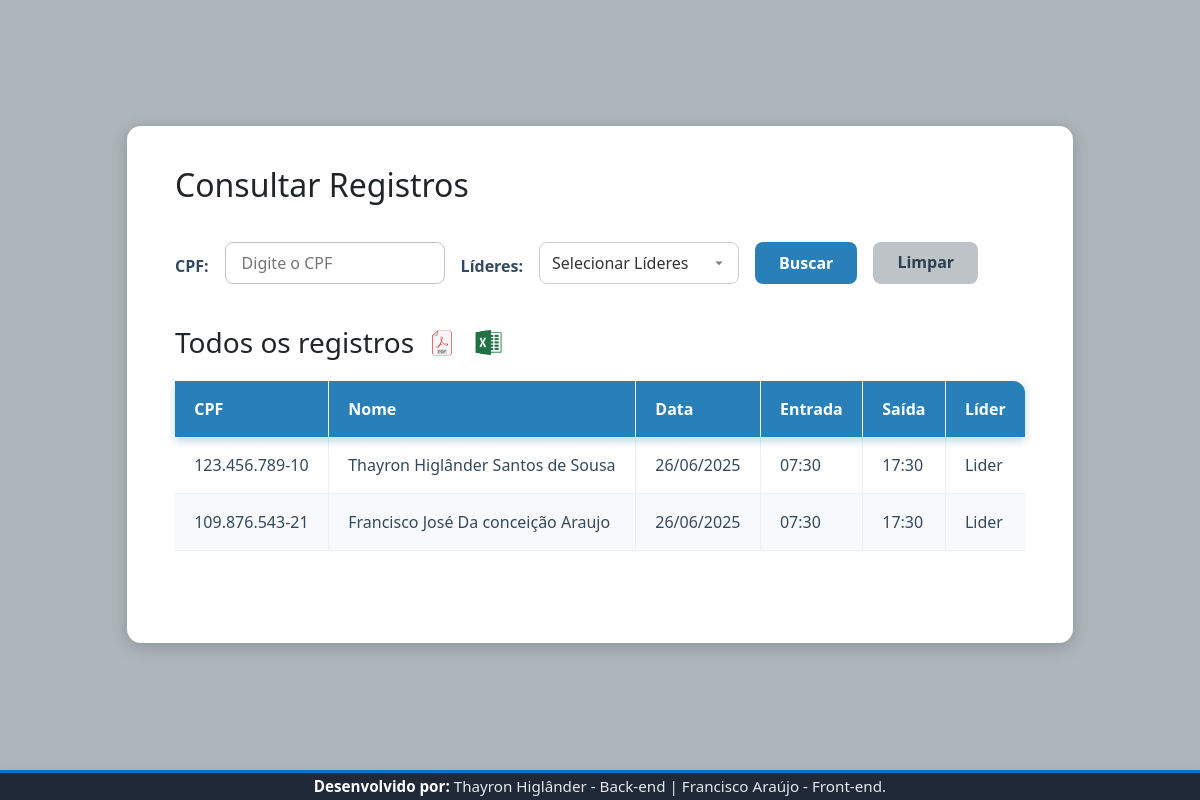
Screenshot of /listar/ (signed in) with the database file from the repository.
### ponto/models.py (models this page shows, shortened)
class RegistroPonto(models.Model):
    colaborador = models.ForeignKey(
        Colaborador,
        on_delete=models.CASCADE,
        related_name='registros'
    )
    data = models.DateField()
    entrada = models.DateTimeField(null=True, blank=True)
    saida = models.DateTimeField(null=True, blank=True)
    lider_nome = models.CharField(
        max_length=100,
        blank=True,
        help_text='Nome do líder no momento do registro (congelado para histórico)'
    )
    class Meta:
        unique_together = ('colaborador', 'data')
        verbose_name = "Registro de Ponto"
        verbose_name_plural = "Registros de Ponto"

class Colaborador(models.Model):
    cpf = models.CharField(max_length=11, unique=True)
    nome = models.CharField(max_length=100, blank=True)
    lider = models.ForeignKey(
        Lider,
        null=True,
        blank=True,
        on_delete=models.SET_NULL,
        related_name='colaboradores'
    )

### ponto/views.py (the view)
# urls.py: path('listar/', views.listar_pontos, name='listar_pontos'),
@login_required
def listar_pontos(request):
    if not is_gerente(request.user):
        messages.error(request, 'Acesso restrito. Apenas gerentes podem acessar esta página.')
        return redirect('registrar_ponto')
    cpf = request.GET.get('cpf', '').strip()
    cpf_limpo = cpf.replace('.', '').replace('-', '')
    lider_id = request.GET.get('lider', '').strip()
    registros = RegistroPonto.objects.select_related('colaborador').all()
    if cpf_limpo and len(cpf_limpo) == 11 and cpf_limpo.isdigit():
        registros = registros.filter(colaborador__cpf=cpf_limpo)
    if lider_id:
        registros = registros.filter(colaborador__lider_id=lider_id)
    registros = registros.order_by('-data', '-entrada')
    paginator = Paginator(registros, 8)
    page_number = request.GET.get('page')
    page_obj = paginator.get_page(page_number)
    lideres = Lider.objects.all()
    return render(request, 'ponto/listar_pontos.html', {
        'registros': page_obj.object_list,
        'cpf': cpf,
        'lider': lider_id,
        'page_obj': page_obj,
        'lideres': lideres,
    })

### ponto/views.py (called while the page is built)
def is_gerente(user):
    return user.nivel == 'gerente'

### ponto/templates/ponto/listar_pontos.html (shortened to what this page needs)
{% extends "base.html" %}
{% load static %}
{% block content %}
<div class="gerente-container">
  <h2>Consultar Registros</h2>
<form method="get" autocomplete="off">
  <label for="cpf">CPF:</label>
  <input
    type="text"
    name="cpf"
    id="cpf"
    value="{{ cpf|default:'' }}"
    placeholder="Digite o CPF"
    maxlength="14"
    pattern="(\d{11}|(\d{3}\.\d{3}\.\d{3}-\d{2}))"
    inputmode="numeric"
    oninput="this.value = this.value.replace(/[^0-9.-]/g, '').slice(0,14);"
  />
  <label for="lider">Líderes:</label>
  <select name="lider" id="lider" class="dropdown">
    <option value="" {% if not lider %}selected{% endif %}>Selecionar Líderes</option>
  </select>
  <button type="submit">Buscar</button>
  <a href="{% url 'listar_pontos' %}">Limpar</a>
</form>
  {% if registros %}
    {% if cpf %}
      <h3>Registros para CPF {{ cpf }}</h3>
    {% else %}
      <div style="display: flex; align-items: center; gap: 12px;">
        <h3 style="margin: 0;">Todos os registros</h3>
        <a href="{% url 'baixar_historico_geral_pdf' %}" title="Baixar PDF">
          <img src="{% static 'img/pdf-icon.jpg' %}" alt="PDF" style="height: 32px;">
        </a>
        <a href="{% url 'baixar_historico_geral_excel' %}" title="Baixar Excel">
          <img src="{% static 'img/excel-logo.png' %}" alt="Excel" style="height: 37px;">
        </a>
      </div>
    {% endif %}
    <table>
      <thead>
        <tr>
          <th>CPF</th>
          <th>Nome</th>
          <th>Data</th>
          <th>Entrada</th>
          <th>Saída</th>
          <th>Líder</th>
        </tr>
      </thead>
      <tbody>
        {% for r in registros %}
        <tr>
          <td>
            {% if r.colaborador and r.colaborador.cpf %}
              {{ r.colaborador.cpf|slice:":3" }}.{{ r.colaborador.cpf|slice:"3:6" }}.{{ r.colaborador.cpf|slice:"6:9"}}-{{ r.colaborador.cpf|slice:"9:11" }}
            {% else %}
              -
            {% endif %}
          </td>
          <td>{{ r.colaborador.nome|default:"-" }}</td>
          <td>{{ r.data|date:"d/m/Y" }}</td>
          <td>{% if r.entrada %}{{ r.entrada|time:"H:i" }}{% else %}-{% endif %}</td>
          <td>{% if r.saida %}{{ r.saida|time:"H:i" }}{% else %}-{% endif %}</td>
          <td>{{ r.lider_nome|default:"-" }}</td>
        </tr>
        {% endfor %}
      </tbody>
    </table>
  {% elif cpf %}
    <p>Nenhum registro encontrado para o CPF {{ cpf }}.</p>
  {% else %}
    <p>Nenhum registro encontrado.</p>
  {% endif %}
</div>
{% endblock %}

### ponto/templates/base.html (shortened to what this page needs)
{% load static %}
<!DOCTYPE html>
<html lang="pt-br">
<head>
    <link rel="stylesheet" href="{% static 'css/style.css' %}">
    <link
        href="https://cdn.jsdelivr.net/npm/bootstrap@5.3.7/dist/css/bootstrap.min.css"
        rel="stylesheet"
    >
</head>
<body>
<main class="Centro">
    {% block content %}
    {% endblock %}
</main>
<footer class="footer">
  <div class="footer-content">
    <p><strong>Desenvolvido por:</strong> Thayron Higlânder - Back-end | Francisco Araújo - Front-end.</p>
  </div>
</footer>
</body>
</html>

### static/css/style.css (style rules this page uses)
* { margin: 0; padding: 0; box-sizing: border-box; }
body { font-family: "Segoe UI", Tahoma, sans-serif; background-color: #ffff; min-height: 100vh; display: flex; flex-direction: column; }
main { flex: 1; display: flex; justify-content: center; align-items: center; padding: 2rem; background-color: #aeb6bb; }
.gerente-container { display: flex; flex-direction: column; gap: 20px; max-width: 1200px; margin: 0 auto; background-color: #fff; padding: 2.5rem 3rem; border-radius: 14px; box-shadow: 0 4px 18px rgba(0, 0, 0, 0.2); }
table { width: 100%; border-collapse: separate; border-spacing: 0; min-width: 850px; }
thead { background-color: #2980b9; color: #fff; position: sticky; top: 0; z-index: 10; box-shadow: 0 4px 8px rgba(41, 128, 185, 0.3); }
thead th { padding: 1rem 1.2rem; text-align: left; font-weight: 700; border-right: 1px solid rgba(255, 255, 255, 0.3); }
thead th:last-child { border-right: none; border-top-right-radius: 12px; }
tbody td { padding: 1rem 1.2rem; border-bottom: 1px solid #ecf0f1; color: #34495e; font-weight: 500; border-right: 1px solid #ecf0f1; }
tbody td:last-child { border-right: none; }
tbody tr:nth-child(even) { background-color: #f7f9fc; border-radius: 6px; }
main { flex: 1; }
.footer { padding: 0.1rem 2rem; background-color: #1f2937; color: #e5e7eb; font-size: 0.95rem; text-align: center; border-top: 3px solid #0077cc; box-shadow: 0 -2px 10px rgba(0, 0, 0, 0.05); font-family: "Segoe UI", Tahoma, sans-serif; }
.footer p { margin: 0; line-height: 1.6; }
.footer strong { color: #ffffff; }
form { display: block; width: 100%; margin-bottom: 20px; }
.gerente-container form { display: flex; flex-wrap: wrap; gap: 1rem; align-items: flex-end; }
.gerente-container form label { font-weight: 600; color: #34495e; font-size: 1rem; margin-bottom: 0.4rem; }
.gerente-container form input[type="text"] { padding: 0.5rem 1rem; font-size: 1rem; border: 1.8px solid #bdc3c7; border-radius: 8px; width: 220px; transition: border-color 0.3s ease; }
.gerente-container form button[type="submit"] { background-color: #2980b9; color: #fff; font-weight: 600; padding: 0.5rem 1.5rem; border: none; border-radius: 8px; font-size: 1rem; cursor: pointer; transition: background-color 0.3s ease; height: 42px; }
.gerente-container form a { display: inline-block; background-color: #bdc3c7; color: #2c3e50; font-weight: 600; padding: 0.5rem 1.5rem; text-decoration: none; border-radius: 8px; font-size: 1rem; cursor: pointer; transition: background-color 0.3s ease; height: 42px; }
.dropdown { appearance: none; -webkit-appearance: none; -moz-appearance: none; background-color: #fff; border: 1px solid #ccc; padding: 0px 25px 10px 12px; border-radius: 6px; font-size: 16px; color: #333; width: 200px; max-width: 300px; margin-bottom: 0px; background-repeat: no-repeat; background-position: right 10px center; background-size: 18px; }
.dropdown { height: 42px; padding: 8px 12px; font-size: 16px; margin-top: 10px; line-height: 20px; border-radius: 8px; border: 1px solid #ccc; background-color: #fff; appearance: none; }
label { display: block; margin-top: 16px; margin-bottom: 4px; font-weight: bold; }

### rows the page displays
RegistroPonto: colaborador.cpf "123", colaborador.cpf "456", colaborador.cpf "789", colaborador.cpf "10", colaborador.nome "Thayron Higlânder Santos de Sousa", data "26/06/2025", entrada "07:30", saida "17:30", lider_nome "Lider"
RegistroPonto: colaborador.cpf "109", colaborador.cpf "876", colaborador.cpf "543", colaborador.cpf "21", colaborador.nome "Francisco José Da conceição Araujo", data "26/06/2025", entrada "07:30", saida "17:30", lider_nome "Lider"
